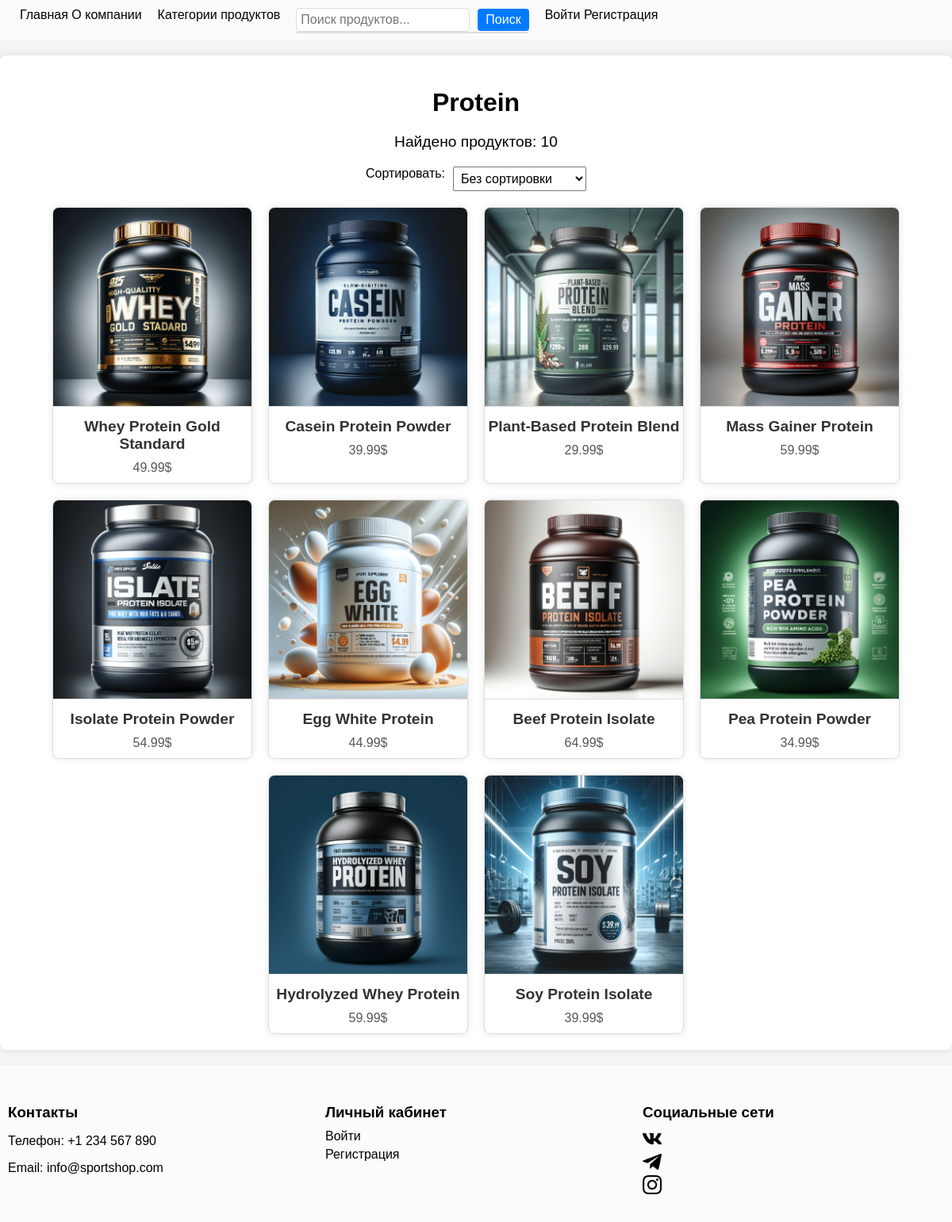
Page /category/1/ on the committed database.
### shop/models.py (models this page shows, shortened)
class Category(models.Model):
    name = models.CharField(max_length=100)

class Product(models.Model):
    name = models.CharField(max_length=100)
    description = models.TextField()
    unit_price = models.DecimalField(max_digits=10, decimal_places=2)
    quantity = models.PositiveIntegerField()
    category = models.ForeignKey(Category, on_delete=models.CASCADE)
    image = models.ImageField(upload_to='products/')

### shop/views.py (the view)
# urls.py: path('category/<int:id>/', views.category_products, name='category_products'),
@cache_page(60 * 15)  # Кэшировать на 15 минут
def category_products(request, id):
    category = get_object_or_404(Category, id=id)
    sort_by = request.GET.get('sort_by', 'default')
    if sort_by == 'price_asc':
        products = Product.objects.filter(category=category).order_by('unit_price')
    elif sort_by == 'price_desc':
        products = Product.objects.filter(category=category).order_by('-unit_price')
    else:
        products = Product.objects.filter(category=category)
    viewed_products = request.COOKIES.get('viewed_products', '')
    viewed_product_ids = [int(pid) for pid in viewed_products.split(',') if pid.isdigit()]
    viewed_products_list = products.filter(id__in=viewed_product_ids)
    other_products_list = products.exclude(id__in=viewed_product_ids)
    sorted_products = list(viewed_products_list) + list(other_products_list)
    categories = Category.objects.all()
    product_count = len(sorted_products)
    return render(request, 'shop/category_products.html', {
        'category': category,
        'products': sorted_products,
        'categories': categories,
        'product_count': product_count,
        'sort_by': sort_by,
        'viewed_product_ids': viewed_product_ids,
    })

### shop/templates/shop/category_products.html (shortened to what this page needs)
{% extends 'shop/base.html' %}
{% block content %}
<div class="category-container">
    <h1>{{ category.name }}</h1>
    <p>Найдено продуктов: {{ product_count }}</p>
    <form method="get" id="sort-form" class="sort-form">
        <label for="sort-by">Сортировать: </label>
        <select name="sort_by" id="sort-by" onchange="document.getElementById('sort-form').submit();">
            <option value="default" {% if sort_by == 'default' %}selected{% endif %}>Без сортировки</option>
        </select>
    </form>
    <div class="products">
        {% for product in products %}
            <div class="product">
                <img src="{{ product.image.url }}" alt="{{ product.name }}">
                <h3><a href="{% url 'product_detail' product.id %}">{{ product.name }}</a></h3>
                <p>{{ product.unit_price }}$</p>
            </div>
        {% endfor %}
    </div>
</div>
{% endblock %}

### shop/templates/shop/base.html (shortened to what this page needs)
<!DOCTYPE html>
{% load static %}
<html lang="en">
<head>
    <link rel="stylesheet" href="{% static 'css/styles.css' %}">
</head>
<body>
<header>
    <nav class="navbar">
        <ul>
            <li class="left"><a href="{% url 'index' %}">Главная</a>
                <a href="{% url 'FitLife' %}">О компании</a></li>
            <li class="center">
                <a href="#">Категории продуктов</a>
            </li>
            <li class="search-form">
                <form method="get" action="{% url 'product_search' %}" class="search-form">
                    <input type="text" name="q" placeholder="Поиск продуктов..." id="search-input" required>
                    <button type="submit">Поиск</button>
                    <div id="autocomplete-results" class="autocomplete-results"></div>
                </form>
            </li>
            <li class="right">
                {% if user.is_authenticated %}
                    <a href="{% url 'cart' %}">Корзина</a>
                    <a href="{% url 'profile' %}">Личный кабинет</a>
                    <a href="{% url 'logout' %}">Выйти</a>
                {% else %}
                    <a href="{% url 'login' %}">Войти</a>
                    <a href="{% url 'register' %}">Регистрация</a>
                {% endif %}
            </li>
        </ul>
    </nav>
</header>
<main>
    {% block content %}{% endblock %}
</main>
<footer>
    <footer class="footer">
        <div class="container">
            <div class="footer-column">
                <h3>Контакты</h3>
                <p>Телефон: +1 234 567 890</p>
                <p>Email: info@sportshop.com</p>
            </div>
            <div class="footer-column">
                <h3>Личный кабинет</h3>
                <a href="{% url 'login' %}">Войти</a>
                <a href="{% url 'register' %}">Регистрация</a>
            </div>
            <div class="footer-column">
                <h3>Социальные сети</h3>
                <a href="#"><img src="{% static 'images/vk.png' %}" alt="ВКонтакте"></a>
                <a href="#"><img src="{% static 'images/tg.png' %}" alt="Телеграм"></a>
                <a href="#"><img src="{% static 'images/ig.png' %}" alt="Инстаграм"></a>
            </div>
        </div>
    </footer>
</body>
</html>

### static/css/styles.css (style rules this page uses)
body { font-family: Arial, sans-serif; margin: 0; padding: 0; background-color: #f4f4f4; }
button, .profile-container a, .edit-profile-container button { background-color: #007bff; color: white; border: none; padding: 10px 20px; border-radius: 4px; cursor: pointer; font-size: 1em; transition: background-color 0.3s ease; }
.navbar { background-color: rgba(255, 255, 255, 0.7); color: black; display: flex; justify-content: space-between; padding: 10px 15px; position: sticky; top: 0; z-index: 1000; }
.navbar ul { list-style: none; display: flex; padding: 0; margin: 0; }
.navbar li { margin: 0 10px; position: relative; }
.navbar a { color: black; text-decoration: none; }
.category-container { max-width: 1200px; margin: 20px auto; padding: 20px; background-color: white; box-shadow: 0 0 10px rgba(0, 0, 0, 0.1); border-radius: 8px; }
.category-container h1 { font-size: 2em; margin-bottom: 10px; text-align: center; }
.category-container p { font-size: 1.2em; margin-bottom: 20px; text-align: center; }
.sort-form { display: flex; justify-content: center; margin-bottom: 20px; }
.sort-form label { margin-right: 10px; font-size: 1em; }
.sort-form select { padding: 5px; font-size: 1em; }
.footer { background-color: rgba(255, 255, 255, 0.7); color: black; padding: 20px 0; }
.footer .container { display: flex; justify-content: space-around; max-width: 1200px; margin: 0 auto; flex-wrap: wrap; }
.footer-column { flex: 1; min-width: 200px; margin: 10px; }
.footer-column h3 { margin-bottom: 10px; }
.footer-column p, .footer-column a { color: black; text-decoration: none; margin-bottom: 5px; display: block; }
.footer-column img { width: 24px; height: 24px; margin-right: 10px; vertical-align: middle; }
.footer-column a img { margin-right: 5px; display: inline-block; }
.products { display: flex; flex-wrap: wrap; gap: 20px; justify-content: center; margin-top: 20px; }
.product { background-color: white; border: 1px solid #ddd; border-radius: 8px; overflow: hidden; width: 250px; box-shadow: 0 0 10px rgba(0, 0, 0, 0.1); text-align: center; transition: transform 0.3s; }
.product img { width: 100%; height: auto; border-bottom: 1px solid #ddd; }
.product h3 { font-size: 1.2em; margin: 10px 0; }
.product p { font-size: 1em; color: #555; margin: 10px 0; }
.product a { text-decoration: none; color: #333; }
.search-form { position: relative; display: flex; align-items: center; }
.search-form input[type="text"] { padding: 5px; font-size: 1em; border: 1px solid #ddd; border-radius: 4px; margin-right: 10px; }
.search-form button { background-color: #007bff; color: white; border: none; padding: 5px 10px; border-radius: 4px; cursor: pointer; font-size: 1em; transition: background-color 0.3s ease; }
.autocomplete-results { position: absolute; top: 100%; left: 0; right: 0; background-color: white; border: 1px solid #ddd; border-radius: 0 0 4px 4px; max-height: 200px; overflow-y: auto; z-index: 1000; }

### rows in the picture
Category: name "Protein"
Product: image (picture), name "Whey Protein Gold Standard", unit_price "49.99"
Product: image (picture), name "Casein Protein Powder", unit_price "39.99"
Product: image (picture), name "Plant-Based Protein Blend", unit_price "29.99"
Product: image (picture), name "Mass Gainer Protein", unit_price "59.99"
Product: image (picture), name "Isolate Protein Powder", unit_price "54.99"
Product: image (picture), name "Egg White Protein", unit_price "44.99"
Product: image (picture), name "Beef Protein Isolate", unit_price "64.99"
Product: image (picture), name "Pea Protein Powder", unit_price "34.99"
Product: image (picture), name "Hydrolyzed Whey Protein", unit_price "59.99"
Product: image (picture), name "Soy Protein Isolate", unit_price "39.99"

### other values in the picture
{{ product_count }} "10"
